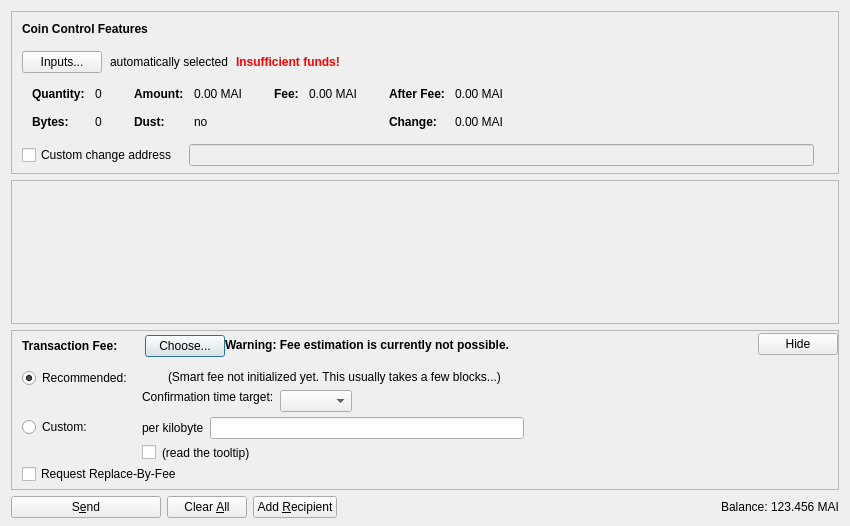
<?xml version="1.0" encoding="UTF-8"?>
<ui version="4.0">
 <class>SendCoinsDialog</class>
 <widget class="QDialog" name="SendCoinsDialog">
  <property name="geometry">
   <rect>
    <x>0</x>
    <y>0</y>
    <width>850</width>
    <height>526</height>
   </rect>
  </property>
  <property name="windowTitle">
   <string>Send Coins</string>
  </property>
  <layout class="QVBoxLayout" name="verticalLayout" stretch="0,1,0,0">
   <property name="bottomMargin">
    <number>8</number>
   </property>
   <item>
    <widget class="QFrame" name="frameCoinControl">
     <property name="sizePolicy">
      <sizepolicy hsizetype="Expanding" vsizetype="Expanding">
       <horstretch>0</horstretch>
       <verstretch>0</verstretch>
      </sizepolicy>
     </property>
     <property name="maximumSize">
      <size>
       <width>16777215</width>
       <height>16777215</height>
      </size>
     </property>
     <property name="frameShape">
      <enum>QFrame::StyledPanel</enum>
     </property>
     <property name="frameShadow">
      <enum>QFrame::Sunken</enum>
     </property>
     <layout class="QVBoxLayout" name="verticalLayoutCoinControl2">
      <property name="spacing">
       <number>0</number>
      </property>
      <property name="leftMargin">
       <number>0</number>
      </property>
      <property name="topMargin">
       <number>0</number>
      </property>
      <property name="rightMargin">
       <number>0</number>
      </property>
      <property name="bottomMargin">
       <number>6</number>
      </property>
      <item>
       <layout class="QVBoxLayout" name="verticalLayoutCoinControl" stretch="0,0,0,0,1">
        <property name="spacing">
         <number>0</number>
        </property>
        <property name="leftMargin">
         <number>10</number>
        </property>
        <property name="topMargin">
         <number>10</number>
        </property>
        <item>
         <layout class="QHBoxLayout" name="horizontalLayoutCoinControl1">
          <property name="bottomMargin">
           <number>15</number>
          </property>
          <item>
           <widget class="QLabel" name="labelCoinControlFeatures">
            <property name="sizePolicy">
             <sizepolicy hsizetype="Preferred" vsizetype="Maximum">
              <horstretch>0</horstretch>
              <verstretch>0</verstretch>
             </sizepolicy>
            </property>
            <property name="font">
             <font>
              <weight>75</weight>
              <bold>true</bold>
             </font>
            </property>
            <property name="styleSheet">
             <string notr="true">font-weight:bold;</string>
            </property>
            <property name="text">
             <string>Coin Control Features</string>
            </property>
           </widget>
          </item>
         </layout>
        </item>
        <item>
         <layout class="QHBoxLayout" name="horizontalLayoutCoinControl2" stretch="0,0,0,0">
          <property name="spacing">
           <number>8</number>
          </property>
          <property name="bottomMargin">
           <number>10</number>
          </property>
          <item>
           <widget class="QPushButton" name="pushButtonCoinControl">
            <property name="styleSheet">
             <string notr="true"/>
            </property>
            <property name="text">
             <string>Inputs...</string>
            </property>
            <property name="autoDefault">
             <bool>false</bool>
            </property>
           </widget>
          </item>
          <item>
           <widget class="QLabel" name="labelCoinControlAutomaticallySelected">
            <property name="text">
             <string>automatically selected</string>
            </property>
            <property name="margin">
             <number>5</number>
            </property>
           </widget>
          </item>
          <item>
           <widget class="QLabel" name="labelCoinControlInsuffFunds">
            <property name="font">
             <font>
              <weight>75</weight>
              <bold>true</bold>
             </font>
            </property>
            <property name="styleSheet">
             <string notr="true">color:red;font-weight:bold;</string>
            </property>
            <property name="text">
             <string>Insufficient funds!</string>
            </property>
            <property name="margin">
             <number>5</number>
            </property>
           </widget>
          </item>
          <item>
           <spacer name="horizontalSpacerCoinControl">
            <property name="orientation">
             <enum>Qt::Horizontal</enum>
            </property>
            <property name="sizeHint" stdset="0">
             <size>
              <width>40</width>
              <height>1</height>
             </size>
            </property>
           </spacer>
          </item>
         </layout>
        </item>
        <item>
         <widget class="QWidget" name="widgetCoinControl" native="true">
          <property name="sizePolicy">
           <sizepolicy hsizetype="Preferred" vsizetype="Preferred">
            <horstretch>0</horstretch>
            <verstretch>0</verstretch>
           </sizepolicy>
          </property>
          <property name="minimumSize">
           <size>
            <width>0</width>
            <height>0</height>
           </size>
          </property>
          <property name="styleSheet">
           <string notr="true"/>
          </property>
          <layout class="QHBoxLayout" name="horizontalLayoutCoinControl5">
           <property name="leftMargin">
            <number>0</number>
           </property>
           <property name="topMargin">
            <number>0</number>
           </property>
           <property name="rightMargin">
            <number>0</number>
           </property>
           <property name="bottomMargin">
            <number>0</number>
           </property>
           <item>
            <layout class="QHBoxLayout" name="horizontalLayoutCoinControl3" stretch="0,0,0,1">
             <property name="spacing">
              <number>20</number>
             </property>
             <property name="topMargin">
              <number>0</number>
             </property>
             <property name="bottomMargin">
              <number>10</number>
             </property>
             <item>
              <layout class="QFormLayout" name="formLayoutCoinControl1">
               <property name="horizontalSpacing">
                <number>10</number>
               </property>
               <property name="verticalSpacing">
                <number>14</number>
               </property>
               <property name="leftMargin">
                <number>10</number>
               </property>
               <property name="topMargin">
                <number>4</number>
               </property>
               <property name="rightMargin">
                <number>6</number>
               </property>
               <item row="0" column="0">
                <widget class="QLabel" name="labelCoinControlQuantityText">
                 <property name="font">
                  <font>
                   <weight>75</weight>
                   <bold>true</bold>
                  </font>
                 </property>
                 <property name="text">
                  <string>Quantity:</string>
                 </property>
                 <property name="margin">
                  <number>0</number>
                 </property>
                </widget>
               </item>
               <item row="0" column="1">
                <widget class="QLabel" name="labelCoinControlQuantity">
                 <property name="cursor">
                  <cursorShape>IBeamCursor</cursorShape>
                 </property>
                 <property name="contextMenuPolicy">
                  <enum>Qt::ActionsContextMenu</enum>
                 </property>
                 <property name="text">
                  <string notr="true">0</string>
                 </property>
                 <property name="margin">
                  <number>0</number>
                 </property>
                 <property name="textInteractionFlags">
                  <set>Qt::LinksAccessibleByMouse|Qt::TextSelectableByKeyboard|Qt::TextSelectableByMouse</set>
                 </property>
                </widget>
               </item>
               <item row="1" column="0">
                <widget class="QLabel" name="labelCoinControlBytesText">
                 <property name="font">
                  <font>
                   <weight>75</weight>
                   <bold>true</bold>
                  </font>
                 </property>
                 <property name="text">
                  <string>Bytes:</string>
                 </property>
                </widget>
               </item>
               <item row="1" column="1">
                <widget class="QLabel" name="labelCoinControlBytes">
                 <property name="cursor">
                  <cursorShape>IBeamCursor</cursorShape>
                 </property>
                 <property name="contextMenuPolicy">
                  <enum>Qt::ActionsContextMenu</enum>
                 </property>
                 <property name="text">
                  <string notr="true">0</string>
                 </property>
                 <property name="textInteractionFlags">
                  <set>Qt::LinksAccessibleByMouse|Qt::TextSelectableByKeyboard|Qt::TextSelectableByMouse</set>
                 </property>
                </widget>
               </item>
              </layout>
             </item>
             <item>
              <layout class="QFormLayout" name="formLayoutCoinControl2">
               <property name="horizontalSpacing">
                <number>10</number>
               </property>
               <property name="verticalSpacing">
                <number>14</number>
               </property>
               <property name="leftMargin">
                <number>6</number>
               </property>
               <property name="topMargin">
                <number>4</number>
               </property>
               <property name="rightMargin">
                <number>6</number>
               </property>
               <item row="0" column="0">
                <widget class="QLabel" name="labelCoinControlAmountText">
                 <property name="font">
                  <font>
                   <weight>75</weight>
                   <bold>true</bold>
                  </font>
                 </property>
                 <property name="text">
                  <string>Amount:</string>
                 </property>
                 <property name="margin">
                  <number>0</number>
                 </property>
                </widget>
               </item>
               <item row="0" column="1">
                <widget class="QLabel" name="labelCoinControlAmount">
                 <property name="cursor">
                  <cursorShape>IBeamCursor</cursorShape>
                 </property>
                 <property name="contextMenuPolicy">
                  <enum>Qt::ActionsContextMenu</enum>
                 </property>
                 <property name="text">
                  <string notr="true">0.00 MAI</string>
                 </property>
                 <property name="textInteractionFlags">
                  <set>Qt::LinksAccessibleByMouse|Qt::TextSelectableByKeyboard|Qt::TextSelectableByMouse</set>
                 </property>
                </widget>
               </item>
               <item row="1" column="0">
                <widget class="QLabel" name="labelCoinControlLowOutputText">
                 <property name="font">
                  <font>
                   <weight>75</weight>
                   <bold>true</bold>
                  </font>
                 </property>
                 <property name="text">
                  <string>Dust:</string>
                 </property>
                </widget>
               </item>
               <item row="1" column="1">
                <widget class="QLabel" name="labelCoinControlLowOutput">
                 <property name="cursor">
                  <cursorShape>IBeamCursor</cursorShape>
                 </property>
                 <property name="contextMenuPolicy">
                  <enum>Qt::ActionsContextMenu</enum>
                 </property>
                 <property name="text">
                  <string notr="true">no</string>
                 </property>
                 <property name="textInteractionFlags">
                  <set>Qt::LinksAccessibleByMouse|Qt::TextSelectableByKeyboard|Qt::TextSelectableByMouse</set>
                 </property>
                </widget>
               </item>
              </layout>
             </item>
             <item>
              <layout class="QFormLayout" name="formLayoutCoinControl3">
               <property name="horizontalSpacing">
                <number>10</number>
               </property>
               <property name="verticalSpacing">
                <number>14</number>
               </property>
               <property name="leftMargin">
                <number>6</number>
               </property>
               <property name="topMargin">
                <number>4</number>
               </property>
               <property name="rightMargin">
                <number>6</number>
               </property>
               <item row="0" column="0">
                <widget class="QLabel" name="labelCoinControlFeeText">
                 <property name="font">
                  <font>
                   <weight>75</weight>
                   <bold>true</bold>
                  </font>
                 </property>
                 <property name="text">
                  <string>Fee:</string>
                 </property>
                 <property name="margin">
                  <number>0</number>
                 </property>
                </widget>
               </item>
               <item row="0" column="1">
                <widget class="QLabel" name="labelCoinControlFee">
                 <property name="cursor">
                  <cursorShape>IBeamCursor</cursorShape>
                 </property>
                 <property name="contextMenuPolicy">
                  <enum>Qt::ActionsContextMenu</enum>
                 </property>
                 <property name="text">
                  <string notr="true">0.00 MAI</string>
                 </property>
                 <property name="textInteractionFlags">
                  <set>Qt::LinksAccessibleByMouse|Qt::TextSelectableByKeyboard|Qt::TextSelectableByMouse</set>
                 </property>
                </widget>
               </item>
              </layout>
             </item>
             <item>
              <layout class="QFormLayout" name="formLayoutCoinControl4">
               <property name="horizontalSpacing">
                <number>10</number>
               </property>
               <property name="verticalSpacing">
                <number>14</number>
               </property>
               <property name="leftMargin">
                <number>6</number>
               </property>
               <property name="topMargin">
                <number>4</number>
               </property>
               <property name="rightMargin">
                <number>6</number>
               </property>
               <item row="0" column="0">
                <widget class="QLabel" name="labelCoinControlAfterFeeText">
                 <property name="font">
                  <font>
                   <weight>75</weight>
                   <bold>true</bold>
                  </font>
                 </property>
                 <property name="text">
                  <string>After Fee:</string>
                 </property>
                 <property name="margin">
                  <number>0</number>
                 </property>
                </widget>
               </item>
               <item row="0" column="1">
                <widget class="QLabel" name="labelCoinControlAfterFee">
                 <property name="cursor">
                  <cursorShape>IBeamCursor</cursorShape>
                 </property>
                 <property name="contextMenuPolicy">
                  <enum>Qt::ActionsContextMenu</enum>
                 </property>
                 <property name="text">
                  <string notr="true">0.00 MAI</string>
                 </property>
                 <property name="textInteractionFlags">
                  <set>Qt::LinksAccessibleByMouse|Qt::TextSelectableByKeyboard|Qt::TextSelectableByMouse</set>
                 </property>
                </widget>
               </item>
               <item row="1" column="0">
                <widget class="QLabel" name="labelCoinControlChangeText">
                 <property name="font">
                  <font>
                   <weight>75</weight>
                   <bold>true</bold>
                  </font>
                 </property>
                 <property name="text">
                  <string>Change:</string>
                 </property>
                </widget>
               </item>
               <item row="1" column="1">
                <widget class="QLabel" name="labelCoinControlChange">
                 <property name="cursor">
                  <cursorShape>IBeamCursor</cursorShape>
                 </property>
                 <property name="contextMenuPolicy">
                  <enum>Qt::ActionsContextMenu</enum>
                 </property>
                 <property name="text">
                  <string notr="true">0.00 MAI</string>
                 </property>
                 <property name="textInteractionFlags">
                  <set>Qt::LinksAccessibleByMouse|Qt::TextSelectableByKeyboard|Qt::TextSelectableByMouse</set>
                 </property>
                </widget>
               </item>
              </layout>
             </item>
            </layout>
           </item>
          </layout>
         </widget>
        </item>
        <item>
         <layout class="QHBoxLayout" name="horizontalLayoutCoinControl4" stretch="0,0,0">
          <property name="spacing">
           <number>12</number>
          </property>
          <property name="sizeConstraint">
           <enum>QLayout::SetDefaultConstraint</enum>
          </property>
          <property name="topMargin">
           <number>5</number>
          </property>
          <property name="rightMargin">
           <number>5</number>
          </property>
          <item>
           <widget class="QCheckBox" name="checkBoxCoinControlChange">
            <property name="toolTip">
             <string>If this is activated, but the change address is empty or invalid, change will be sent to a newly generated address.</string>
            </property>
            <property name="text">
             <string>Custom change address</string>
            </property>
           </widget>
          </item>
          <item>
           <widget class="QValidatedLineEdit" name="lineEditCoinControlChange">
            <property name="enabled">
             <bool>false</bool>
            </property>
            <property name="sizePolicy">
             <sizepolicy hsizetype="Expanding" vsizetype="Fixed">
              <horstretch>0</horstretch>
              <verstretch>0</verstretch>
             </sizepolicy>
            </property>
           </widget>
          </item>
          <item>
           <widget class="QLabel" name="labelCoinControlChangeLabel">
            <property name="sizePolicy">
             <sizepolicy hsizetype="Preferred" vsizetype="Expanding">
              <horstretch>0</horstretch>
              <verstretch>0</verstretch>
             </sizepolicy>
            </property>
            <property name="minimumSize">
             <size>
              <width>0</width>
              <height>0</height>
             </size>
            </property>
            <property name="text">
             <string/>
            </property>
            <property name="margin">
             <number>3</number>
            </property>
           </widget>
          </item>
         </layout>
        </item>
        <item>
         <spacer name="verticalSpacerCoinControl">
          <property name="orientation">
           <enum>Qt::Vertical</enum>
          </property>
          <property name="sizeHint" stdset="0">
           <size>
            <width>800</width>
            <height>1</height>
           </size>
          </property>
         </spacer>
        </item>
       </layout>
      </item>
     </layout>
    </widget>
   </item>
   <item>
    <widget class="QScrollArea" name="scrollArea">
     <property name="widgetResizable">
      <bool>true</bool>
     </property>
     <widget class="QWidget" name="scrollAreaWidgetContents">
      <property name="geometry">
       <rect>
        <x>0</x>
        <y>0</y>
        <width>830</width>
        <height>104</height>
       </rect>
      </property>
      <layout class="QVBoxLayout" name="verticalLayout_2" stretch="0,1">
       <property name="leftMargin">
        <number>0</number>
       </property>
       <property name="topMargin">
        <number>0</number>
       </property>
       <property name="rightMargin">
        <number>0</number>
       </property>
       <property name="bottomMargin">
        <number>0</number>
       </property>
       <item>
        <layout class="QVBoxLayout" name="entries">
         <property name="spacing">
          <number>6</number>
         </property>
        </layout>
       </item>
       <item>
        <spacer name="verticalSpacer">
         <property name="orientation">
          <enum>Qt::Vertical</enum>
         </property>
         <property name="sizeHint" stdset="0">
          <size>
           <width>20</width>
           <height>40</height>
          </size>
         </property>
        </spacer>
       </item>
      </layout>
     </widget>
    </widget>
   </item>
   <item>
    <widget class="QFrame" name="frameFee">
     <property name="sizePolicy">
      <sizepolicy hsizetype="Expanding" vsizetype="Expanding">
       <horstretch>0</horstretch>
       <verstretch>0</verstretch>
      </sizepolicy>
     </property>
     <property name="maximumSize">
      <size>
       <width>16777215</width>
       <height>16777215</height>
      </size>
     </property>
     <property name="frameShape">
      <enum>QFrame::StyledPanel</enum>
     </property>
     <property name="frameShadow">
      <enum>QFrame::Sunken</enum>
     </property>
     <layout class="QVBoxLayout" name="verticalLayoutFee1">
      <property name="spacing">
       <number>0</number>
      </property>
      <property name="leftMargin">
       <number>0</number>
      </property>
      <property name="topMargin">
       <number>0</number>
      </property>
      <property name="rightMargin">
       <number>0</number>
      </property>
      <property name="bottomMargin">
       <number>0</number>
      </property>
      <item>
       <layout class="QVBoxLayout" name="verticalLayoutFee2" stretch="0,0,0">
        <property name="spacing">
         <number>0</number>
        </property>
        <property name="leftMargin">
         <number>10</number>
        </property>
        <property name="topMargin">
         <number>0</number>
        </property>
        <item>
         <layout class="QHBoxLayout" name="horizontalLayoutFee1">
          <property name="bottomMargin">
           <number>0</number>
          </property>
          <item>
           <layout class="QVBoxLayout" name="verticalLayoutFee7">
            <property name="spacing">
             <number>0</number>
            </property>
            <item>
             <spacer name="verticalSpacerSmartFee">
              <property name="orientation">
               <enum>Qt::Vertical</enum>
              </property>
              <property name="sizeType">
               <enum>QSizePolicy::Fixed</enum>
              </property>
              <property name="sizeHint" stdset="0">
               <size>
                <width>1</width>
                <height>4</height>
               </size>
              </property>
             </spacer>
            </item>
            <item>
             <layout class="QHBoxLayout" name="horizontalLayoutSmartFee">
              <property name="spacing">
               <number>10</number>
              </property>
              <item>
               <widget class="QLabel" name="labelFeeHeadline">
                <property name="sizePolicy">
                 <sizepolicy hsizetype="Preferred" vsizetype="Maximum">
                  <horstretch>0</horstretch>
                  <verstretch>0</verstretch>
                 </sizepolicy>
                </property>
                <property name="font">
                 <font>
                  <weight>75</weight>
                  <bold>true</bold>
                 </font>
                </property>
                <property name="styleSheet">
                 <string notr="true">font-weight:bold;</string>
                </property>
                <property name="text">
                 <string>Transaction Fee:</string>
                </property>
               </widget>
              </item>
              <item>
               <widget class="QLabel" name="labelFeeMinimized">
                <property name="text">
                 <string/>
                </property>
               </widget>
              </item>
              <item>
               <widget class="QPushButton" name="buttonChooseFee">
                <property name="text">
                 <string>Choose...</string>
                </property>
               </widget>
              </item>
             </layout>
            </item>
            <item>
             <spacer name="verticalSpacer_5">
              <property name="orientation">
               <enum>Qt::Vertical</enum>
              </property>
              <property name="sizeHint" stdset="0">
               <size>
                <width>1</width>
                <height>1</height>
               </size>
              </property>
             </spacer>
            </item>
           </layout>
          </item>
          <item>
           <widget class="QLabel" name="fallbackFeeWarningLabel">
            <property name="toolTip">
             <string>Using the fallbackfee can result in sending a transaction that will take several hours or days (or never) to confirm. Consider choosing your fee manually or wait until you have validated the complete chain.</string>
            </property>
            <property name="font">
            <font>
                <weight>75</weight>
                <bold>true</bold>
            </font>
            </property>
            <property name="text">
             <string>Warning: Fee estimation is currently not possible.</string>
            </property>
            <property name="wordWrap">
             <bool>false</bool>
            </property>
           </widget>
          </item>
          <item>
           <spacer name="horizontalSpacer_4">
            <property name="orientation">
             <enum>Qt::Horizontal</enum>
            </property>
            <property name="sizeType">
             <enum>QSizePolicy::MinimumExpanding</enum>
            </property>
            <property name="sizeHint" stdset="0">
             <size>
              <width>40</width>
              <height>20</height>
             </size>
            </property>
           </spacer>
          </item>
          <item>
           <widget class="QPushButton" name="buttonMinimizeFee">
            <property name="toolTip">
             <string>collapse fee-settings</string>
            </property>
            <property name="text">
             <string>Hide</string>
            </property>
           </widget>
          </item>
         </layout>
        </item>
        <item>
         <widget class="QFrame" name="frameFeeSelection">
          <layout class="QVBoxLayout" name="verticalLayoutFee12">
           <property name="spacing">
            <number>0</number>
           </property>
           <property name="leftMargin">
            <number>0</number>
           </property>
           <property name="topMargin">
            <number>0</number>
           </property>
           <property name="rightMargin">
            <number>0</number>
           </property>
           <property name="bottomMargin">
            <number>0</number>
           </property>
           <item>
            <layout class="QGridLayout" name="gridLayoutFee">
             <property name="topMargin">
              <number>10</number>
             </property>
             <property name="bottomMargin">
              <number>4</number>
             </property>
             <property name="horizontalSpacing">
              <number>10</number>
             </property>
             <property name="verticalSpacing">
              <number>4</number>
             </property>
             <item row="1" column="1">
              <layout class="QVBoxLayout" name="verticalLayoutFee8">
               <property name="spacing">
                <number>6</number>
               </property>
               <item>
                <layout class="QHBoxLayout" name="horizontalLayoutFee13">
                 <item>
                  <widget class="QLabel" name="labelCustomPerKilobyte">
                   <property name="toolTip">
                    <string>If the custom fee is set to 1000 satoshis and the transaction is only 250 bytes, then &quot;per kilobyte&quot; only pays 250 satoshis in fee, while &quot;total at least&quot; pays 1000 satoshis. For transactions bigger than a kilobyte both pay by kilobyte.</string>
                   </property>
                   <property name="text">
                    <string>per kilobyte</string>
                   </property>
                  </widget>
                 </item>
                 <item>
                  <widget class="StarwelsAmountField" name="customFee"/>
                 </item>
                 <item>
                  <spacer name="horizontalSpacer_6">
                   <property name="orientation">
                    <enum>Qt::Horizontal</enum>
                   </property>
                   <property name="sizeHint" stdset="0">
                    <size>
                     <width>1</width>
                     <height>1</height>
                    </size>
                   </property>
                  </spacer>
                 </item>
                </layout>
               </item>
               <item>
                <layout class="QHBoxLayout" name="horizontalLayoutFee8">
                 <item>
                  <widget class="QCheckBox" name="checkBoxMinimumFee">
                   <property name="toolTip">
                    <string>Paying only the minimum fee is just fine as long as there is less transaction volume than space in the blocks. But be aware that this can end up in a never confirming transaction once there is more demand for starwels transactions than the network can process.</string>
                   </property>
                   <property name="text">
                    <string/>
                   </property>
                  </widget>
                 </item>
                 <item>
                  <widget class="QLabel" name="labelMinFeeWarning">
                   <property name="enabled">
                    <bool>true</bool>
                   </property>
                   <property name="toolTip">
                    <string>Paying only the minimum fee is just fine as long as there is less transaction volume than space in the blocks. But be aware that this can end up in a never confirming transaction once there is more demand for starwels transactions than the network can process.</string>
                   </property>
                   <property name="text">
                    <string>(read the tooltip)</string>
                   </property>
                   <property name="margin">
                    <number>5</number>
                   </property>
                  </widget>
                 </item>
                 <item>
                  <spacer name="horizontalSpacer_2">
                   <property name="orientation">
                    <enum>Qt::Horizontal</enum>
                   </property>
                   <property name="sizeHint" stdset="0">
                    <size>
                     <width>1</width>
                     <height>1</height>
                    </size>
                   </property>
                  </spacer>
                 </item>
                </layout>
               </item>
              </layout>
             </item>
             <item row="0" column="0">
              <layout class="QVBoxLayout" name="verticalLayoutFee4" stretch="0,1">
               <item>
                <widget class="QRadioButton" name="radioSmartFee">
                 <property name="text">
                  <string>Recommended:</string>
                 </property>
                 <property name="checked">
                  <bool>true</bool>
                 </property>
                 <attribute name="buttonGroup">
                  <string notr="true">groupFee</string>
                 </attribute>
                </widget>
               </item>
               <item>
                <spacer name="verticalSpacer_2">
                 <property name="orientation">
                  <enum>Qt::Vertical</enum>
                 </property>
                 <property name="sizeHint" stdset="0">
                  <size>
                   <width>1</width>
                   <height>1</height>
                  </size>
                 </property>
                </spacer>
               </item>
              </layout>
             </item>
             <item row="1" column="0">
              <layout class="QVBoxLayout" name="verticalLayoutFee9" stretch="0,1">
               <item>
                <widget class="QRadioButton" name="radioCustomFee">
                 <property name="text">
                  <string>Custom:</string>
                 </property>
                 <attribute name="buttonGroup">
                  <string notr="true">groupFee</string>
                 </attribute>
                </widget>
               </item>
               <item>
                <spacer name="verticalSpacer_6">
                 <property name="orientation">
                  <enum>Qt::Vertical</enum>
                 </property>
                 <property name="sizeHint" stdset="0">
                  <size>
                   <width>1</width>
                   <height>1</height>
                  </size>
                 </property>
                </spacer>
               </item>
              </layout>
             </item>
             <item row="0" column="1">
              <layout class="QVBoxLayout" name="verticalLayoutFee3" stretch="0,0,1">
               <property name="spacing">
                <number>6</number>
               </property>
               <property name="topMargin">
                <number>2</number>
               </property>
               <item>
                <layout class="QHBoxLayout" name="horizontalLayoutFee12">
                 <item>
                  <widget class="QLabel" name="labelSmartFee">
                   <property name="text">
                    <string/>
                   </property>
                   <property name="margin">
                    <number>2</number>
                   </property>
                  </widget>
                 </item>
                 <item>
                  <widget class="QLabel" name="labelFeeEstimation">
                   <property name="text">
                    <string/>
                   </property>
                  </widget>
                 </item>
                 <item>
                  <widget class="QLabel" name="labelSmartFee2">
                   <property name="text">
                    <string>(Smart fee not initialized yet. This usually takes a few blocks...)</string>
                   </property>
                   <property name="margin">
                    <number>2</number>
                   </property>
                  </widget>
                 </item>
                 <item>
                  <spacer name="horizontalSpacer_5">
                   <property name="orientation">
                    <enum>Qt::Horizontal</enum>
                   </property>
                   <property name="sizeHint" stdset="0">
                    <size>
                     <width>1</width>
                     <height>1</height>
                    </size>
                   </property>
                  </spacer>
                 </item>
                </layout>
               </item>
               <item>
                <layout class="QHBoxLayout" name="horizontalLayoutFee9">
                 <item>
                  <layout class="QVBoxLayout" name="verticalLayoutFee6">
                   <item>
                    <widget class="QLabel" name="labelSmartFee3">
                     <property name="text">
                      <string>Confirmation time target:</string>
                     </property>
                     <property name="margin">
                      <number>2</number>
                     </property>
                    </widget>
                   </item>
                   <item>
                    <spacer name="verticalSpacer_3">
                     <property name="orientation">
                      <enum>Qt::Vertical</enum>
                     </property>
                     <property name="sizeHint" stdset="0">
                      <size>
                       <width>1</width>
                       <height>1</height>
                      </size>
                     </property>
                    </spacer>
                   </item>
                  </layout>
                 </item>
                 <item>
                  <layout class="QVBoxLayout" name="verticalLayoutFee5">
                   <property name="rightMargin">
                    <number>30</number>
                   </property>
                   <item>
                    <layout class="QHBoxLayout" name="horizontalLayoutConfTarget">
                     <property name="bottomMargin">
                      <number>0</number>
                     </property>
                     <item>
                      <widget class="QComboBox" name="confTargetSelector"/>
                     </item>
                     <item>
                      <spacer name="horizontalSpacerConfTarget">
                       <property name="orientation">
                        <enum>Qt::Horizontal</enum>
                       </property>
                       <property name="sizeHint" stdset="0">
                        <size>
                         <width>40</width>
                         <height>20</height>
                        </size>
                       </property>
                      </spacer>
                     </item>
                    </layout>
                   </item>
                  </layout>
                 </item>
                </layout>
               </item>
               <item>
                <spacer name="verticalSpacer_4">
                 <property name="orientation">
                  <enum>Qt::Vertical</enum>
                 </property>
                 <property name="sizeHint" stdset="0">
                  <size>
                   <width>1</width>
                   <height>1</height>
                  </size>
                 </property>
                </spacer>
               </item>
              </layout>
             </item>
            </layout>
           </item>
           <item>
            <widget class="QCheckBox" name="optInRBF">
             <property name="text">
              <string>Request Replace-By-Fee</string>
             </property>
             <property name="toolTip">
              <string>Indicates that the sender may wish to replace this transaction with a new one paying higher fees (prior to being confirmed).</string>
             </property>
            </widget>
           </item>
          </layout>
         </widget>
        </item>
        <item>
         <spacer name="verticalSpacerFee">
          <property name="orientation">
           <enum>Qt::Vertical</enum>
          </property>
          <property name="sizeHint" stdset="0">
           <size>
            <width>40</width>
            <height>5</height>
           </size>
          </property>
         </spacer>
        </item>
       </layout>
      </item>
     </layout>
    </widget>
   </item>
   <item>
    <layout class="QHBoxLayout" name="horizontalLayout">
     <item>
      <widget class="QPushButton" name="sendButton">
       <property name="minimumSize">
        <size>
         <width>150</width>
         <height>0</height>
        </size>
       </property>
       <property name="toolTip">
        <string>Confirm the send action</string>
       </property>
       <property name="text">
        <string>S&amp;end</string>
       </property>
       <property name="icon">
        <iconset resource="../starwels.qrc">
         <normaloff>:/icons/send</normaloff>:/icons/send</iconset>
       </property>
       <property name="autoDefault">
        <bool>false</bool>
       </property>
       <property name="default">
        <bool>false</bool>
       </property>
      </widget>
     </item>
     <item>
      <widget class="QPushButton" name="clearButton">
       <property name="sizePolicy">
        <sizepolicy hsizetype="Minimum" vsizetype="Fixed">
         <horstretch>0</horstretch>
         <verstretch>0</verstretch>
        </sizepolicy>
       </property>
       <property name="toolTip">
        <string>Clear all fields of the form.</string>
       </property>
       <property name="text">
        <string>Clear &amp;All</string>
       </property>
       <property name="icon">
        <iconset resource="../starwels.qrc">
         <normaloff>:/icons/remove</normaloff>:/icons/remove</iconset>
       </property>
       <property name="autoDefault">
        <bool>false</bool>
       </property>
      </widget>
     </item>
     <item>
      <widget class="QPushButton" name="addButton">
       <property name="toolTip">
        <string>Send to multiple recipients at once</string>
       </property>
       <property name="text">
        <string>Add &amp;Recipient</string>
       </property>
       <property name="icon">
        <iconset resource="../starwels.qrc">
         <normaloff>:/icons/add</normaloff>:/icons/add</iconset>
       </property>
       <property name="autoDefault">
        <bool>false</bool>
       </property>
      </widget>
     </item>
     <item>
      <spacer name="horizontalSpacer">
       <property name="orientation">
        <enum>Qt::Horizontal</enum>
       </property>
       <property name="sizeHint" stdset="0">
        <size>
         <width>40</width>
         <height>20</height>
        </size>
       </property>
      </spacer>
     </item>
     <item>
      <layout class="QHBoxLayout" name="horizontalLayout_2">
       <property name="spacing">
        <number>3</number>
       </property>
       <item>
        <widget class="QLabel" name="label">
         <property name="sizePolicy">
          <sizepolicy hsizetype="Preferred" vsizetype="Fixed">
           <horstretch>0</horstretch>
           <verstretch>0</verstretch>
          </sizepolicy>
         </property>
         <property name="text">
          <string>Balance:</string>
         </property>
        </widget>
       </item>
       <item>
        <widget class="QLabel" name="labelBalance">
         <property name="sizePolicy">
          <sizepolicy hsizetype="Preferred" vsizetype="Fixed">
           <horstretch>0</horstretch>
           <verstretch>0</verstretch>
          </sizepolicy>
         </property>
         <property name="cursor">
          <cursorShape>IBeamCursor</cursorShape>
         </property>
         <property name="text">
          <string notr="true">123.456 MAI</string>
         </property>
         <property name="textInteractionFlags">
          <set>Qt::LinksAccessibleByMouse|Qt::TextSelectableByKeyboard|Qt::TextSelectableByMouse</set>
         </property>
        </widget>
       </item>
      </layout>
     </item>
    </layout>
   </item>
  </layout>
 </widget>
 <customwidgets>
  <customwidget>
   <class>QValidatedLineEdit</class>
   <extends>QLineEdit</extends>
   <header>qvalidatedlineedit.h</header>
  </customwidget>
  <customwidget>
   <class>StarwelsAmountField</class>
   <extends>QLineEdit</extends>
   <header>starwelsamountfield.h</header>
   <container>1</container>
  </customwidget>
 </customwidgets>
 <resources>
  <include location="../starwels.qrc"/>
 </resources>
 <connections/>
 <buttongroups>
  <buttongroup name="groupFee"/>
 </buttongroups>
</ui>
